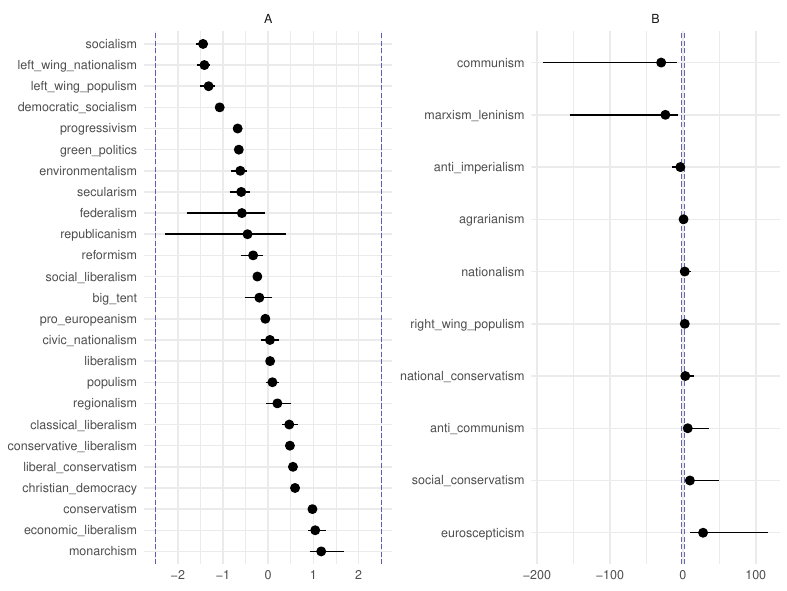

R code for this plot:
## Visualize left-right positions of tags


library(tidyverse)
library(glue)
library(ggrepel)


tags_m2_raw <- read_csv("03-estimation/estimation-results/positions-tags-m2.csv")

tags <- 
  tags_m2_raw %>% 
  mutate(
    ideology = str_replace_all(ideology, fixed("."), " "),
    ideology = fct_reorder(ideology, o, .desc = TRUE)
    )

## Tags plot ----

# group tags -- one estimate of group outside interval
pl_limit <- 2.5

pl_tags <- 
  tags %>% 
  group_by(ideology) %>% 
  mutate(group = if_else(min(lo) < -1 * pl_limit | max(up) > pl_limit, "B", "A"))

pl <- 
  ggplot(pl_tags, aes(ideology, o)) +
  geom_hline(
    yintercept = c(-pl_limit, pl_limit),
    linetype = "longdash", color = "darkblue", alpha = 0.6, size = 0.25
    ) +
  geom_pointrange(
    aes(ymin = lo, ymax = up),
    # fatten = 2, alpha = 0.8,
    position = position_dodge2(width = 0.6, reverse = TRUE)
  ) +
  facet_wrap(~ group, scales = "free") +
  coord_flip() +
  labs(x = NULL, y = NULL) +
  theme_minimal()

print(pl)
ggsave(
  glue("06-figures-tables/fig-tags-scaled.pdf"), pl,
  width = 200, height = 150, units = "mm"
  )

